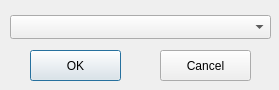
<?xml version="1.0" encoding="UTF-8"?>
<ui version="4.0">
 <class>Dialog</class>
 <widget class="QDialog" name="Dialog">
  <property name="geometry">
   <rect>
    <x>0</x>
    <y>0</y>
    <width>279</width>
    <height>90</height>
   </rect>
  </property>
  <property name="sizePolicy">
   <sizepolicy hsizetype="Fixed" vsizetype="Fixed">
    <horstretch>0</horstretch>
    <verstretch>0</verstretch>
   </sizepolicy>
  </property>
  <property name="minimumSize">
   <size>
    <width>279</width>
    <height>90</height>
   </size>
  </property>
  <property name="maximumSize">
   <size>
    <width>279</width>
    <height>90</height>
   </size>
  </property>
  <property name="windowTitle">
   <string>QOpen</string>
  </property>
  <property name="windowIcon">
   <iconset resource="../qresources/libqresources.qrc">
    <normaloff>:/share/qresources/resources/file-manager.svg</normaloff>:/share/qresources/resources/file-manager.svg</iconset>
  </property>
  <widget class="QComboBox" name="programBox">
   <property name="geometry">
    <rect>
     <x>10</x>
     <y>15</y>
     <width>261</width>
     <height>24</height>
    </rect>
   </property>
  </widget>
  <widget class="QPushButton" name="okButton">
   <property name="geometry">
    <rect>
     <x>30</x>
     <y>50</y>
     <width>91</width>
     <height>31</height>
    </rect>
   </property>
   <property name="text">
    <string>OK</string>
   </property>
   <property name="icon">
    <iconset resource="../qresources/libqresources.qrc">
     <normaloff>:/share/qresources/resources/system-run.svg</normaloff>:/share/qresources/resources/system-run.svg</iconset>
   </property>
  </widget>
  <widget class="QPushButton" name="cancelButton">
   <property name="geometry">
    <rect>
     <x>160</x>
     <y>50</y>
     <width>91</width>
     <height>31</height>
    </rect>
   </property>
   <property name="text">
    <string>Cancel</string>
   </property>
   <property name="icon">
    <iconset resource="../qresources/libqresources.qrc">
     <normaloff>:/share/qresources/resources/editdelete.svg</normaloff>:/share/qresources/resources/editdelete.svg</iconset>
   </property>
  </widget>
 </widget>
 <resources>
  <include location="../qresources/libqresources.qrc"/>
 </resources>
 <connections/>
 <designerdata>
  <property name="gridDeltaX">
   <number>5</number>
  </property>
  <property name="gridDeltaY">
   <number>5</number>
  </property>
  <property name="gridSnapX">
   <bool>true</bool>
  </property>
  <property name="gridSnapY">
   <bool>true</bool>
  </property>
  <property name="gridVisible">
   <bool>true</bool>
  </property>
 </designerdata>
</ui>
